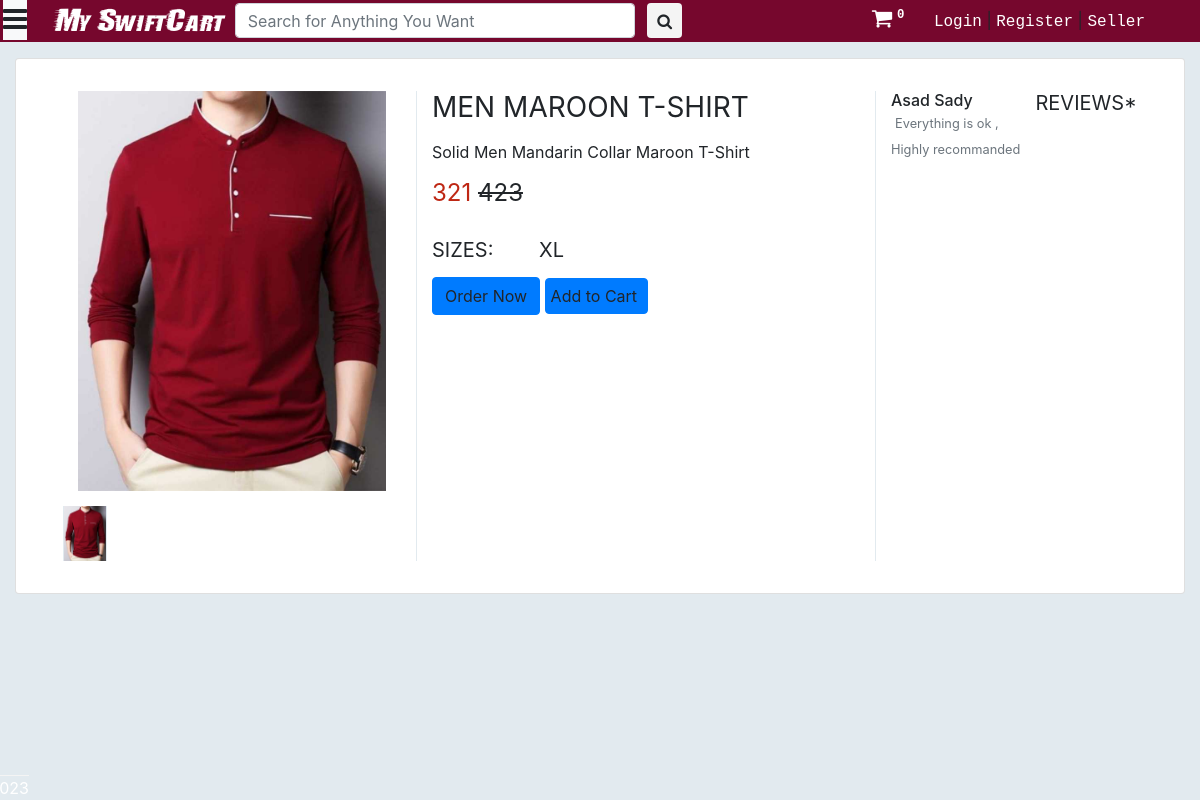
/product/25, run on the app's committed database.
### saler/models.py (models this page shows, shortened)
class Product(models.Model):
	GST_CHOICES = (("0",'0'),("3",'3'),("5",'5'),("12",'12'),("18",'18'),("28",'28'))
	product_id = models.BigAutoField(primary_key=True)
	product_id2 = models.CharField(max_length=100,default='')
	shop = models.ForeignKey(User, on_delete=models.CASCADE,default='')
	product_name = models.CharField(max_length=100)
	category = models.ForeignKey(category, default="", verbose_name="Category", on_delete=models.SET_DEFAULT, null=True)
	subcategory = models.CharField(max_length=50, default="")
	price = models.IntegerField(default=0)
	price_not = models.IntegerField(default=999)
	desc = models.TextField()
	gst = models.CharField(default='0',max_length=3,choices=GST_CHOICES)
	pub_date = models.DateField(auto_now=True)
	image1 = models.ImageField(upload_to='products/images', default="",null=True)
	image2 = models.ImageField(upload_to='products/images', default="",null=True,blank=True)
	image3 = models.ImageField(upload_to='products/images', default="",null=True,blank=True)
	image4 = models.ImageField(upload_to='products/images', default="",null=True,blank=True)
	image5 = models.ImageField(upload_to='products/images', default="",null=True,blank=True)

class ProductSize(models.Model):
	product = models.ForeignKey(Product,on_delete=models.CASCADE)
	size = models.CharField(max_length=20)
	quantity = models.IntegerField(default=0, null=True)

class ProductReview(models.Model):
	user = models.ForeignKey(User, on_delete=models.CASCADE)
	product = models.ForeignKey(Product, on_delete=models.CASCADE)
	review = models.TextField()
	time = models.DateTimeField(auto_now=True)

### main/views.py (the view)
# urls.py: path("product/<int:prod_id>", views.productView, name="ProductView"),
def productView(request, prod_id):
	if request.method == 'POST' and request.user.is_authenticated:
		prod = Product.objects.filter(product_id = prod_id).first()
		review = request.POST.get('review')
		ProductReview(user=request.user,product=prod,review=review).save()
		return redirect(f"/product/{prod_id}")
	prod = Product.objects.filter(product_id = prod_id).first()
	params = {
		'product':prod,
		'product_review': ProductReview.objects.filter(product = prod),
		'sizes':[item for item in ProductSize.objects.filter(product=Product.objects.filter(product_id = prod_id)[0])],
		'cart_element_no' : len([p for p in Cart.objects.all() if p.user == request.user]),
		'category':category.objects.all(),
	}
	return render(request, 'main/single.html', params)

### main/templatetags/app_tags.py (called while the page is built)
@register.filter(name='split')
def split(str, key):
    return str.split(key)

### saler/models.py (called while the page is built)
	def __str__(self):
		return f'{self.name}'

### main/templates/main/single.html (shortened to what this page needs)
{% extends 'main/base.html' %}
{% block main_body %}
{% load static %}
	<div class="container-fluid mt-3">
		<div class="card mt-0">
			<div class="container-fluid">
				<div class="wrapper row">
					<div class="preview col-md-4" style="">
						<div id="gallery">
							<div class="preview-pic tab-content">
							  <div class="tab-pane active" style="height: 400px; width: auto; display: flex;"><img src="{{product.image1.url}}"  alt="" id="main-img" style="max-height: 100%; max-width:100%; width: auto; margin: auto" /></div>
							</div>
							<ul class="preview-thumbnail nav nav-tabs">
							  <li class="active"><img src="{{product.image1.url}}" /></li>
							</ul>
						</div>
					</div>
					<div class="details col-md-5" style="border-left: solid 1px #e2eaef; border-right: solid 1px #e2eaef;">
						<h3 class="product-title">{{product.product_name}}</h3>
						<p class="product-description">{{product.desc}}</p>
						<h4 class="price"><p><span class="item_price">{{product.price}}</span> <del>
                            {{product.price_not}}</del></p></h4>
            {% if sizes %}
						<h5 class="sizes">sizes:
              {% for me in sizes %}
							<span class="size" data-toggle="tooltip" title="small">{{me.size}}</span>
							{% endfor %}
						</h5>
						<div class="action">
              <div>
                    <a p_id="{{product.product_id}}" class="btn btn-primary oprbtn" id="ord{{product.product_id}}">Order Now</a>
                        <a p_id="{{product.product_id}}" class="btn btn-primary oprbtn"  style="padding: 5px 10px 5px 5px;" id="atc{{product.product_id}}">Add to Cart</a>
                  </div>
            </div>
            {% endif %}
					</div>
          <div class="col-md-3">
            <div class="float-right w-100">
              <h5 class="product-title float-right">Reviews*</h2>
              <div style="height: 400px; overflow-y: scroll;">
                {% for review in product_review %}
                  <div class="bd-callout bd-callout-warning mb-1">
                    <h6 class="m-0 p-0" id="conveying-meaning-to-assistive-technologies">{{review.user.get_full_name}}</h6>
                    <small class="pl-1 text-muted">{{review.review}}</small>
                    </div>
                {% endfor %}
              </div>
            </div>
          </div>
				</div>
			</div>
		</div>
  </div>
{% endblock main_body %}

### main/static/main/css/style.css (style rules this page uses)
body a { text-decoration:none; transition:0.5s all; -webkit-transition:0.5s all; -moz-transition:0.5s all; -o-transition:0.5s all; -ms-transition:0.5s all; }
.active { left: 0; }

### main/templates/main/single.html (style rules this page uses)
body { background-color: #e2eaef; overflow-x: hidden; }
.tab-pane { width: 450px; height: auto; }
li img { border-left: solid 1px #e2eaef; border-right: solid 1px #e2eaef; }
.preview { display: -webkit-box; display: -webkit-flex; display: -ms-flexbox; display: flex; -webkit-box-orient: vertical; -webkit-box-direction: normal; -webkit-flex-direction: column; -ms-flex-direction: column; flex-direction: column; }
.preview-pic { -webkit-box-flex: 1; -webkit-flex-grow: 1; -ms-flex-positive: 1; flex-grow: 1; }
.preview-thumbnail.nav-tabs { border: none; margin-top: 15px; }
.preview-thumbnail.nav-tabs li { width: 13%; margin-right: 2.5%; }
.preview-thumbnail.nav-tabs li img { max-width: 100%; display: block; }
.preview-thumbnail.nav-tabs li:last-of-type { margin-right: 0; }
.tab-content { overflow: hidden; }
.tab-content img { width: 100%; -webkit-animation-name: opacity; animation-name: opacity; -webkit-animation-duration: .3s; animation-duration: .3s; }
.card { margin-top: 10px; background: #fff; padding: 2em; line-height: 1.5em; }
@media screen and (min-width: 997px) { .wrapper { display: -webkit-box; display: -webkit-flex; display: -ms-flexbox; display: flex; } }
.details { display: -webkit-box; display: -webkit-flex; display: -ms-flexbox; display: flex; -webkit-box-orient: vertical; -webkit-box-direction: normal; -webkit-flex-direction: column; -ms-flex-direction: column; flex-direction: column; }
.product-title, .price, .sizes, .colors { text-transform: UPPERCASE; font-weight: normal; }
.checked, .price span { color: #be2714; }
.product-title, .rating, .product-description, .price, .vote, .sizes { margin-bottom: 15px; }
.product-title { margin-top: 0; }
.size { margin-right: 10px; }
.size:first-of-type { margin-left: 40px; }
#gallery li { display: inline; margin-right: 3px; }
#gallery #main-img { background: url(https://cdn.pixabay.com/photo/2015/04/23/22/00/tree-736885__340.jpg) no-repeat 0 0; }

### data on the page
Product: image1 (picture), product_name "MEN MAROON T-SHIRT", desc "Solid Men Mandarin Collar Maroon T-Shirt", price "321", price_not "423"
ProductSize: size "XL"
ProductReview: user.get_full_name "Asad Sady", review "Everything is ok , Highly recommanded"

### other printed values
{{ cart_element_no }} "0"
